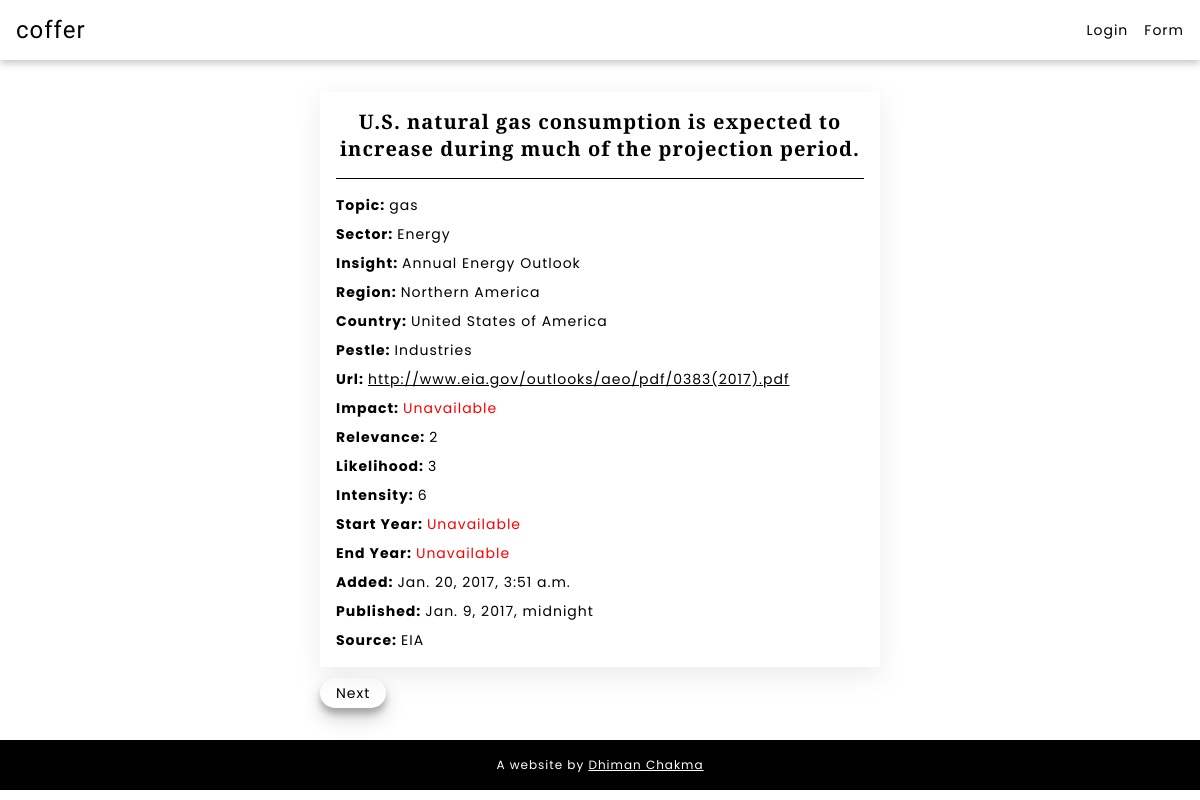
Screenshot of /insight/1001/ with the database file from the repository.
### myapp/models.py (models this page shows, shortened)
class myModel(models.Model):
	end_year = models.PositiveIntegerField(null=True, blank=True)
	intensity = models.PositiveSmallIntegerField(null=True, blank=True)
	sector = models.CharField(max_length = 255, null=True, blank=True)
	topic = models.CharField(max_length = 55, null=True, blank=True)
	insight = models.TextField()
	url = models.URLField(max_length = 300)
	region = models.CharField(max_length = 50, null=True, blank=True)
	start_year = models.PositiveIntegerField(null=True, blank=True)
	impact = models.CharField(max_length = 255, null=True, blank=True)
	added = models.DateTimeField(null=True, blank=True)
	published = models.DateTimeField(null=True, blank=True)
	country = models.CharField(max_length = 50, null=True, blank=True)
	relevance = models.PositiveIntegerField(null=True, blank=True)
	pestle = models.CharField(max_length = 100, null=True, blank=True)
	source = models.CharField(max_length = 200, null=True, blank=True)
	title = models.CharField(max_length = 300, null=True, blank=True)
	likelihood = models.PositiveIntegerField(null=True, blank=True)

### myapp/views.py (the view)
# urls.py: path("insight/<int:pk>/", views.detailview, name="detail"),
def detailview(request, pk):
    post = get_object_or_404(myModel, pk=pk)
    previous_post = myModel.objects.filter(pk__lt=post.pk).order_by('-pk').first()
    next_post = myModel.objects.filter(pk__gt=post.pk).order_by('pk').first()
    context = {
        'post':post,
        'previous_post_url': reverse('detail', args=[previous_post.pk]) if previous_post else None,
        'next_post_url': reverse('detail', args=[next_post.pk]) if next_post else None,
    }
    return render(request, 'myapp/detail.html', context)

### myapp/templates/myapp/detail.html (shortened to what this page needs)
{% extends 'myapp/base.html' %}
{% load static %}
{% block head %}
<link rel="stylesheet" href="{% static 'css/detail.css' %}">
{% endblock %}
{% block content %}
<div class="p-container">
	<h1>{{post.title}}</h1>
	<div class="p-wrapper">
		<div class="content">
			<p><strong>Topic: </strong>{% if post.topic %}{{post.topic}}{% else %} <span class="nota">Unavailable</span> {% endif %}</p>
		</div>
		<div class="content">
			<p><strong>Sector: </strong>{% if post.sector %}{{post.sector}}{% else %} <span class="nota">Unavailable</span> {% endif %}</p>
		</div>
		<div class="content">
			<p><strong>Insight: </strong>{% if post.insight %}{{post.insight}}{% else %} <span class="nota">Unavailable</span> {% endif %}</p>
		</div>
		<div class="content">
			<p><strong>Region: </strong>{% if post.region %}{{post.region}}{% else %} <span class="nota">Unavailable</span> {% endif %}</p>
		</div>
		<div class="content">
			<p><strong>Country: </strong>{% if post.country %}{{post.country}}{% else %} <span class="nota">Unavailable</span> {% endif %}</p>
		</div>
		<div class="content">
			<p><strong>Pestle: </strong>{% if post.pestle %}{{post.pestle}}{% else %} <span class="nota">Unavailable</span> {% endif %}</p>
		</div>
		<div class="content">
			<p><strong>Url: </strong>{% if post.url %} <a href="{{post.url}}" target="_blank">{{post.url}}</a> {% else %} <span class="nota">Unavailable</span> {% endif %}</p>
		</div>
		<div class="content">
			<p><strong>Impact: </strong>{% if post.impact %}{{post.impact}}{% else %} <span class="nota">Unavailable</span> {% endif %}</p>
		</div>
		<div class="content">
			<p><strong>Relevance: </strong>{% if post.relevance %}{{post.relevance}}{% else %} <span class="nota">Unavailable</span> {% endif %}</p>
		</div>
		<div class="content">
			<p><strong>Likelihood: </strong>{% if post.likelihood %}{{post.likelihood}}{% else %} <span class="nota">Unavailable</span> {% endif %}</p>
		</div>
		<div class="content">
			<p><strong>Intensity: </strong>{% if post.intensity %}{{post.intensity}}{% else %} <span class="nota">Unavailable</span> {% endif %}</p>
		</div>
		<div class="content">
			<p><strong>Start Year: </strong>{% if post.start_year %}{{post.start_year}}{% else %} <span class="nota">Unavailable</span> {% endif %}</p>
		</div>
		<div class="content">
			<p><strong>End Year: </strong>{% if post.end_year %}{{post.end_year}}{% else %} <span class="nota">Unavailable</span> {% endif %}</p>
		</div>
		<div class="content">
			<p><strong>Added: </strong>{% if post.added %}{{post.added}}{% else %} <span class="nota">Unavailable</span> {% endif %}</p>
		</div>
		<div class="content">
			<p><strong>Published: </strong>{% if post.published %}{{post.published}}{% else %} <span class="nota">Unavailable</span> {% endif %}</p>
		</div>
		<div class="content">
			<p><strong>Source: </strong>{% if post.source %}{{post.source}}{% else %} <span class="nota">Unavailable</span> {% endif %}</p>
		</div>
	</div>
</div>
<div class="p-n-container">
	<ul>
		{% if next_post_url %}
		<li><a href="{{ next_post_url }}">Next</a></li>
		{% endif %}
	</ul>
</div>
{% endblock %}

### myapp/templates/myapp/base.html (shortened to what this page needs)
{% load static %}
<!DOCTYPE html>
<html lang="en">
<head>
	<link rel="stylesheet" href="{% static 'css/base.css' %}">
	{% block head %}
	{% endblock %}
</head>
<body>
	<nav class="nav">
		<div class="logo">
			<a href="/">Coffer</a>
		</div>
		<div class="authentication">
			<ul>
				<li>
					{% if user.is_authenticated %}
					<a href="{% url 'logout' %}">Logout</a>
					{% else %}
					<a href="{% url 'login' %}">Login</a>
					{% endif %}
				</li>
				<li>
					<a href="{% url 'model-form' %}">Form</a>
				</li>
			</ul>
		</div>
	</nav>
	<main class="main">
		{% block content %}
		{% endblock %}
	</main>
	<footer class="footer">
		<p>A website by <a href="#">Dhiman Chakma</a></p>
	</footer>
</body>
</html>

### static/css/base.css (style rules this page uses)
* { margin:0; padding:0; box-sizing:border-box; letter-spacing: 1px; }
.nav { padding: 1rem; display: flex; justify-content: space-between; align-items: center; box-shadow: rgba(0, 0, 0, 0.24) 0px 3px 8px; }
.nav>.logo>a { text-decoration: none; text-transform: lowercase; font-family: "Protest Revolution", sans-serif; color: black; font-size: 1.5rem; }
.authentication ul { display: flex; justify-content: center; gap: 1rem; list-style: none; }
.authentication>ul>li>a { text-decoration: none; color: black; font-size: 0.875rem; font-family: "Poppins", sans-serif; }
.main { padding: 1rem; min-height: 85vh; }
.footer { text-align: center; padding: 1rem; background-color: black; }
.footer>p { color: white; font-family: "Poppins", sans-serif; font-size: 0.75rem; }
.footer>p>a { color: white; }

### static/css/detail.css (style rules this page uses)
.p-container { width: 90%; max-width: 35rem; margin-inline: auto; box-shadow: rgba(149, 157, 165, 0.2) 0px 8px 24px; padding: 1rem; margin-top: 1rem; overflow-x: hidden; }
.p-container>h1 { text-align: center; font-family: "Playfair Display", serif; font-size: 1.25rem; padding-bottom: 1rem; border-bottom: 1px solid black; }
.p-wrapper { margin-top: 1rem; display: grid; grid-gap: 0.5rem; }
.nota { color: red; }
.content>p { font-family: "Poppins", sans-serif; font-size: 0.875rem; color: black; }
.content>p>a { color: black; }
.p-n-container { width: 90%; max-width: 35rem; margin-inline: auto; margin-top: 1rem; }
.p-n-container>ul { display: flex; justify-content: space-between; align-items: center; list-style: none; }
.p-n-container>ul>li>a { text-decoration: none; font-family: "Poppins", sans-serif; font-size: 0.875rem; color: black; box-shadow: rgba(0, 0, 0, 0.19) 0px 10px 20px, rgba(0, 0, 0, 0.23) 0px 6px 6px; padding: 5px 1rem; border-radius: 1rem; }

### rows the page displays
myModel: title "U.S. natural gas consumption is expected to increase during much of the projection period.", topic "gas", sector "Energy", insight "Annual Energy Outlook", region "Northern America", country "United States of America", pestle "Industries", url "http://www.eia.gov/outlooks/aeo/pdf/0383(2017).pdf", relevance "2", likelihood "3", intensity "6", added "Jan. 20, 2017, 3:51 a.m.", published "Jan. 9, 2017, midnight", source "EIA"
